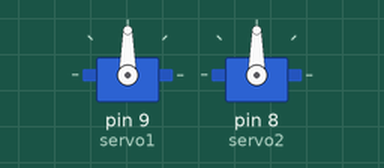
The sketch below on a simulated Arduino Uno, built with avr-gcc and run on an emulated ATmega328P. Shown: 2 × servo.

Above: at 0.05 s.
At 2.0 s:
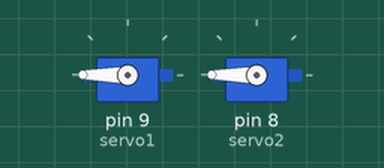
At 4.25 s:
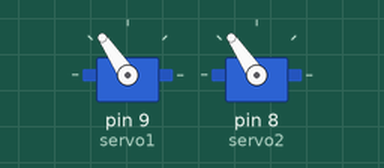
At 8.45 s:
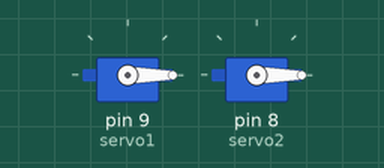
Timing chart, 0 to 11.0 s (numbered marks = the images above):
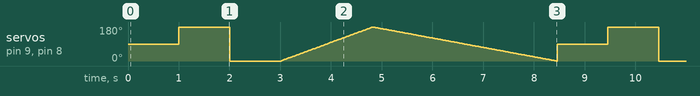

Measured:
- by itself, servo on pin 9 (servo1), servo on pin 8 (servo2): moves between 0° and 180°, repeating every 8.5 s

The sketch:

ALL_THE_SERVOS.ino
```cpp
 /*
SparkFun Inventor's Kit
Example sketch 08

SINGLE SERVO

  Sweep a servo back and forth through its full range of motion.

  A "servo", short for servomotor, is a motor that includes
  feedback circuitry that allows it to be commanded to move to
  specific positions. This one is very small, but larger servos
  are used extensively in robotics to control mechanical arms,
  hands, etc. You could use it to make a (tiny) robot arm,
  aircraft control surface, or anywhere something needs to be
  moved to specific positions.

Hardware connections:

  The servo has a cable attached to it with three wires.
  Because the cable ends in a socket, you can use jumper wires
  to connect between the Arduino and the servo. Just plug the
  jumper wires directly into the socket.

  Connect the RED wire (power) to 5 Volts (5V)
  Connect the WHITE wire (signal) to digital pin 9
  Connect the BLACK wire (ground) to ground (GND)

  Note that servos can use a lot of power, which can cause your
  Arduino to reset or behave erratically. If you're using large
  servos or many of them, it's best to provide them with their
  own separate 5V supply. See this Arduino Forum thread for info:
  http://www.arduino.cc/cgi-bin/yabb2/YaBB.pl?num=1239464763

This sketch was written by SparkFun Electronics,
with lots of help from the Arduino community.
This code is completely free for any use.
Visit http://learn.sparkfun.com/products/2 for SIK information.
Visit http://www.arduino.cc to learn about the Arduino.

Version 2.0 6/2012 MDG
*/


// If we had to write a sketch to control a servo from scratch,
// it would be a lot of work. Fortunately, others have done the
// hard work for you. We're going to include a "library"
// that has the functions needed to drive servos.

// A library is an set of additional functions you can add to
// your sketch. Numerous libraries are available for many uses,
// see http://arduino.cc/en/Reference/Libraries for information
// on the standard libraries, and Google for others. When you're
// using a new part, chances are someone has written a library
// for it.

#include <Servo.h>  // servo library

// Once you "include" a library, you'll have access to those
// functions. You can find a list of the functions in the servo
// library at: http://arduino.cc/en/Reference/Servo
// Most libraries also have example sketches you can load from
// the "file/examples" menu.

// Now we'll create a servo "object", called myservo. You should
// create one of these for each servo you want to control.
// You can control a maximum of twelve servos on the Uno
// using this library. (Other servo libraries may let you
// control more). Note that this library disables PWM on
// pins 9 and 10!

Servo servo1;  // servo control object
Servo servo2;

void setup()
{
  // We'll now "attach" the servo1 object to digital pin 9.
  // If you want to control more than one servo, attach more
  // servo objects to the desired pins (must be digital).

  // Attach tells the Arduino to begin sending control signals
  // to the servo. Servos require a continuous stream of control
  // signals, even if you're not currently moving them.
  // While the servo is being controlled, it will hold its
  // current position with some force. If you ever want to
  // release the servo (allowing it to be turned by hand),
  // you can call servo1.detach().

  servo1.attach(9);
  servo2.attach(8);
}


void loop()
{
  int position;

  // To control a servo, you give it the angle you'd like it
  // to turn to. Servos cannot turn a full 360 degrees, but you
  // can tell it to move anywhere between 0 and 180 degrees.

  // Change position at full speed:

  servo1.write(90);    // Tell servo to go to 90 degrees
  servo2.write(90);

  delay(1000);         // Pause to get it time to move

  servo1.write(180);   // Tell servo to go to 180 degrees
  servo2.write(180);

  delay(1000);         // Pause to get it time to move

  servo1.write(0);     // Tell servo to go to 0 degrees
  servo2.write(0);

  delay(1000);         // Pause to get it time to move

  // Change position at a slower speed:

  // To slow down the servo's motion, we'll use a for() loop
  // to give it a bunch of intermediate positions, with 20ms
  // delays between them. You can change the step size to make
  // the servo slow down or speed up. Note that the servo can't
  // move faster than its full speed, and you won't be able
  // to update it any faster than every 20ms.

  // Tell servo to go to 180 degrees, stepping by two degrees

  for(position = 0; position < 180; position += 2)
  {
    servo1.write(position);  // Move to next position
    servo2.write(position);
    delay(20);               // Short pause to allow it to move
  }

  // Tell servo to go to 0 degrees, stepping by one degree

  for(position = 180; position >= 0; position -= 1)
  {
    servo1.write(position);  // Move to next position
    servo2.write(position);
    delay(20);               // Short pause to allow it to move
  }
}
```
